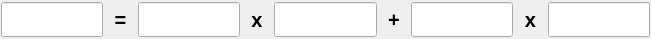
    <widget class="QWidget" name="layoutWidget">
     <property name="geometry">
      <rect>
       <x>200</x>
       <y>90</y>
       <width>651</width>
       <height>31</height>
      </rect>
     </property>
     <layout class="QHBoxLayout" name="horizontalLayout_3" stretch="3,1,3,1,3,1,3,1,3">
      <property name="spacing">
       <number>0</number>
      </property>
      <property name="leftMargin">
       <number>1</number>
      </property>
      <property name="topMargin">
       <number>2</number>
      </property>
      <property name="rightMargin">
       <number>1</number>
      </property>
      <property name="bottomMargin">
       <number>2</number>
      </property>
      <item>
       <widget class="caLineEdit" name="caLineEdit_5">
        <property name="sizePolicy">
         <sizepolicy hsizetype="Expanding" vsizetype="Expanding">
          <horstretch>0</horstretch>
          <verstretch>0</verstretch>
         </sizepolicy>
        </property>
        <property name="font">
         <font>
          <family>Monospace</family>
          <pointsize>17</pointsize>
          <stylestrategy>PreferDefault</stylestrategy>
         </font>
        </property>
        <property name="alignment">
         <set>Qt::AlignAbsolute|Qt::AlignCenter|Qt::AlignHCenter|Qt::AlignVCenter</set>
        </property>
        <property name="channel" stdset="0">
         <string notr="true">$(P)$(SLITS):vCenterDVAL</string>
        </property>
        <property name="foreground">
         <color>
          <red>10</red>
          <green>0</green>
          <blue>184</blue>
         </color>
        </property>
        <property name="background">
         <color>
          <red>200</red>
          <green>200</green>
          <blue>200</blue>
         </color>
        </property>
        <property name="colorMode">
         <enum>caLineEdit::Static</enum>
        </property>
        <property name="precisionMode">
         <enum>caLineEdit::Channel</enum>
        </property>
        <property name="limitsMode">
         <enum>caLineEdit::Channel</enum>
        </property>
        <property name="maxValue">
         <double>1.000000000000000</double>
        </property>
        <property name="minValue">
         <double>0.000000000000000</double>
        </property>
        <property name="fontScaleMode" stdset="0">
         <enum>caLineEdit::WidthAndHeight</enum>
        </property>
        <property name="formatType">
         <enum>caLineEdit::decimal</enum>
        </property>
       </widget>
      </item>
      <item>
       <widget class="caLabel" name="calabel_21">
        <property name="sizePolicy">
         <sizepolicy hsizetype="Expanding" vsizetype="Preferred">
          <horstretch>0</horstretch>
          <verstretch>0</verstretch>
         </sizepolicy>
        </property>
        <property name="font">
         <font>
          <pointsize>15</pointsize>
          <weight>75</weight>
          <bold>true</bold>
         </font>
        </property>
        <property name="text">
         <string>=</string>
        </property>
        <property name="alignment">
         <set>Qt::AlignCenter</set>
        </property>
       </widget>
      </item>
      <item>
       <widget class="caTextEntry" name="caTextEntry_14">
        <property name="sizePolicy">
         <sizepolicy hsizetype="Expanding" vsizetype="Expanding">
          <horstretch>0</horstretch>
          <verstretch>0</verstretch>
         </sizepolicy>
        </property>
        <property name="font">
         <font>
          <family>Monospace</family>
          <pointsize>14</pointsize>
          <stylestrategy>PreferDefault</stylestrategy>
         </font>
        </property>
        <property name="channel" stdset="0">
         <string notr="true">$(P)$(SLITS):vCenterC1.VAL</string>
        </property>
        <property name="foreground">
         <color>
          <red>0</red>
          <green>0</green>
          <blue>0</blue>
         </color>
        </property>
        <property name="background">
         <color>
          <red>115</red>
          <green>223</green>
          <blue>255</blue>
         </color>
        </property>
        <property name="colorMode">
         <enum>caLineEdit::Static</enum>
        </property>
        <property name="precisionMode">
         <enum>caLineEdit::Channel</enum>
        </property>
        <property name="limitsMode">
         <enum>caLineEdit::Channel</enum>
        </property>
        <property name="maxValue">
         <double>1.000000000000000</double>
        </property>
        <property name="minValue">
         <double>0.000000000000000</double>
        </property>
        <property name="fontScaleMode" stdset="0">
         <enum>caLineEdit::WidthAndHeight</enum>
        </property>
        <property name="formatType">
         <enum>caLineEdit::decimal</enum>
        </property>
       </widget>
      </item>
      <item>
       <widget class="caLabel" name="calabel_22">
        <property name="sizePolicy">
         <sizepolicy hsizetype="Expanding" vsizetype="Preferred">
          <horstretch>0</horstretch>
          <verstretch>0</verstretch>
         </sizepolicy>
        </property>
        <property name="font">
         <font>
          <pointsize>15</pointsize>
          <weight>75</weight>
          <bold>true</bold>
         </font>
        </property>
        <property name="text">
         <string>x</string>
        </property>
        <property name="alignment">
         <set>Qt::AlignCenter</set>
        </property>
       </widget>
      </item>
      <item>
       <widget class="caLineEdit" name="caLineEdit_9">
        <property name="sizePolicy">
         <sizepolicy hsizetype="Expanding" vsizetype="Expanding">
          <horstretch>0</horstretch>
          <verstretch>0</verstretch>
         </sizepolicy>
        </property>
        <property name="font">
         <font>
          <family>Monospace</family>
          <pointsize>17</pointsize>
          <stylestrategy>PreferDefault</stylestrategy>
         </font>
        </property>
        <property name="alignment">
         <set>Qt::AlignAbsolute|Qt::AlignCenter|Qt::AlignHCenter|Qt::AlignVCenter</set>
        </property>
        <property name="channel" stdset="0">
         <string notr="true">$(P)$(HOR).RBV</string>
        </property>
        <property name="foreground">
         <color>
          <red>10</red>
          <green>0</green>
          <blue>184</blue>
         </color>
        </property>
        <property name="background">
         <color>
          <red>200</red>
          <green>200</green>
          <blue>200</blue>
         </color>
        </property>
        <property name="colorMode">
         <enum>caLineEdit::Static</enum>
        </property>
        <property name="precisionMode">
         <enum>caLineEdit::Channel</enum>
        </property>
        <property name="limitsMode">
         <enum>caLineEdit::Channel</enum>
        </property>
        <property name="maxValue">
         <double>1.000000000000000</double>
        </property>
        <property name="minValue">
         <double>0.000000000000000</double>
        </property>
        <property name="fontScaleMode" stdset="0">
         <enum>caLineEdit::WidthAndHeight</enum>
        </property>
        <property name="formatType">
         <enum>caLineEdit::decimal</enum>
        </property>
       </widget>
      </item>
      <item>
       <widget class="caLabel" name="calabel_23">
        <property name="sizePolicy">
         <sizepolicy hsizetype="Expanding" vsizetype="Preferred">
          <horstretch>0</horstretch>
          <verstretch>0</verstretch>
         </sizepolicy>
        </property>
        <property name="font">
         <font>
          <pointsize>15</pointsize>
          <weight>75</weight>
          <bold>true</bold>
         </font>
        </property>
        <property name="text">
         <string>+</string>
        </property>
        <property name="alignment">
         <set>Qt::AlignCenter</set>
        </property>
        <property name="indent">
         <number>0</number>
        </property>
       </widget>
      </item>
      <item>
       <widget class="caTextEntry" name="caTextEntry_15">
        <property name="sizePolicy">
         <sizepolicy hsizetype="Expanding" vsizetype="Expanding">
          <horstretch>0</horstretch>
          <verstretch>0</verstretch>
         </sizepolicy>
        </property>
        <property name="font">
         <font>
          <family>Monospace</family>
          <pointsize>14</pointsize>
          <stylestrategy>PreferDefault</stylestrategy>
         </font>
        </property>
        <property name="channel" stdset="0">
         <string notr="true">$(P)$(SLITS):vCenterC2.VAL</string>
        </property>
        <property name="foreground">
         <color>
          <red>0</red>
          <green>0</green>
          <blue>0</blue>
         </color>
        </property>
        <property name="background">
         <color>
          <red>115</red>
          <green>223</green>
          <blue>255</blue>
         </color>
        </property>
        <property name="colorMode">
         <enum>caLineEdit::Static</enum>
        </property>
        <property name="precisionMode">
         <enum>caLineEdit::Channel</enum>
        </property>
        <property name="limitsMode">
         <enum>caLineEdit::Channel</enum>
        </property>
        <property name="maxValue">
         <double>1.000000000000000</double>
        </property>
        <property name="minValue">
         <double>0.000000000000000</double>
        </property>
        <property name="fontScaleMode" stdset="0">
         <enum>caLineEdit::WidthAndHeight</enum>
        </property>
        <property name="formatType">
         <enum>caLineEdit::decimal</enum>
        </property>
       </widget>
      </item>
      <item>
       <widget class="caLabel" name="calabel_24">
        <property name="sizePolicy">
         <sizepolicy hsizetype="Expanding" vsizetype="Preferred">
          <horstretch>0</horstretch>
          <verstretch>0</verstretch>
         </sizepolicy>
        </property>
        <property name="font">
         <font>
          <pointsize>15</pointsize>
          <weight>75</weight>
          <bold>true</bold>
         </font>
        </property>
        <property name="text">
         <string>x</string>
        </property>
        <property name="alignment">
         <set>Qt::AlignCenter</set>
        </property>
       </widget>
      </item>
      <item>
       <widget class="caLineEdit" name="caLineEdit_10">
        <property name="sizePolicy">
         <sizepolicy hsizetype="Expanding" vsizetype="Expanding">
          <horstretch>0</horstretch>
          <verstretch>0</verstretch>
         </sizepolicy>
        </property>
        <property name="font">
         <font>
          <family>Monospace</family>
          <pointsize>17</pointsize>
          <stylestrategy>PreferDefault</stylestrategy>
         </font>
        </property>
        <property name="alignment">
         <set>Qt::AlignAbsolute|Qt::AlignCenter|Qt::AlignHCenter|Qt::AlignVCenter</set>
        </property>
        <property name="channel" stdset="0">
         <string notr="true">$(P)$(DIAG).RBV</string>
        </property>
        <property name="foreground">
         <color>
          <red>10</red>
          <green>0</green>
          <blue>184</blue>
         </color>
        </property>
        <property name="background">
         <color>
          <red>200</red>
          <green>200</green>
          <blue>200</blue>
         </color>
        </property>
        <property name="colorMode">
         <enum>caLineEdit::Static</enum>
        </property>
        <property name="precisionMode">
         <enum>caLineEdit::Channel</enum>
        </property>
        <property name="limitsMode">
         <enum>caLineEdit::Channel</enum>
        </property>
        <property name="maxValue">
         <double>1.000000000000000</double>
        </property>
        <property name="minValue">
         <double>0.000000000000000</double>
        </property>
        <property name="fontScaleMode" stdset="0">
         <enum>caLineEdit::WidthAndHeight</enum>
        </property>
        <property name="formatType">
         <enum>caLineEdit::decimal</enum>
        </property>
       </widget>
      </item>
     </layout>
    </widget>
